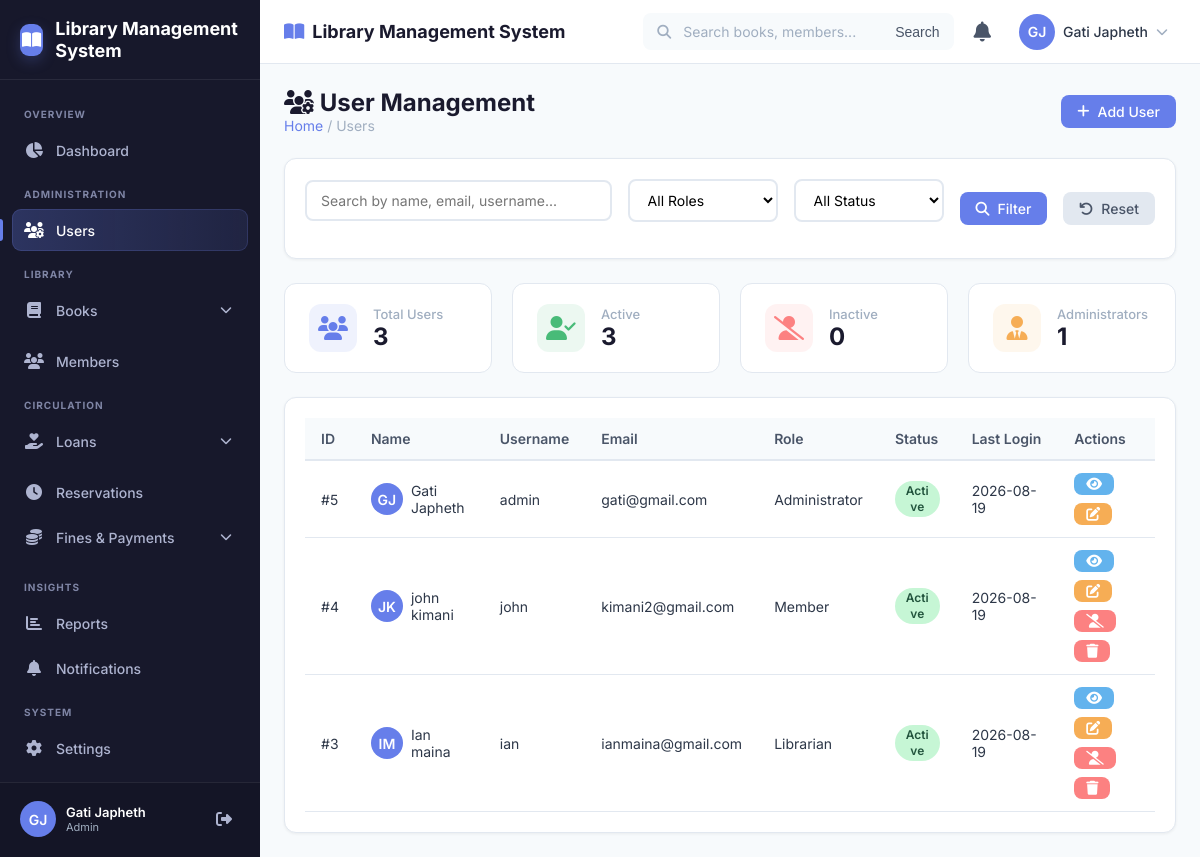
The app's page /admin/users/index.php (signed in) with its own data.
### tables this page shows
CREATE TABLE `users` (
  `id` int(11) NOT NULL,
  `name` varchar(100) NOT NULL,
  `email` varchar(100) NOT NULL,
  `phone` varchar(20) DEFAULT NULL,
  `username` varchar(50) NOT NULL,
  `password` varchar(255) NOT NULL,
  `role` enum('admin','librarian','member') NOT NULL DEFAULT 'member',
  `status` enum('active','inactive') NOT NULL DEFAULT 'active',
  `profile_image` varchar(255) DEFAULT NULL,
  `last_login` datetime DEFAULT NULL,
  `created_at` timestamp NOT NULL DEFAULT current_timestamp(),
  `updated_at` timestamp NOT NULL DEFAULT current_timestamp() ON UPDATE current_timestamp()
);

### includes/auth.php (called while the page is built, shortened)
<?php
function getCurrentUserId(): ?int {
    return $_SESSION['user_id'] ?? null;
}

### includes/csrf.php (called while the page is built, shortened)
<?php
function generateCsrfToken(): string {
    $token = bin2hex(random_bytes(32));
    return $token;
}

### admin/users/index.php (the view, shortened to what this page needs)
<?php
$pdo = getDBConnection();
$search = isset($_GET['search']) ? sanitizeInput($_GET['search']) : '';
$page = isset($_GET['page']) ? (int) $_GET['page'] : 1;
$limit = ITEMS_PER_PAGE;
$offset = ($page - 1) * $limit;
$where = [];
$params = [];
$whereClause = $where ? "WHERE " . implode(" AND ", $where) : "";
$countSql = "SELECT COUNT(*) as total FROM users u $whereClause";
$stmt = $pdo->prepare($countSql);
$stmt->execute($params);
$totalUsers = $stmt->fetch()['total'];
$sql = "
    SELECT u.*,
           (SELECT COUNT(*) FROM members WHERE user_id = u.id) as has_member_record
    FROM users u
    $whereClause
    ORDER BY u.created_at DESC
    LIMIT ? OFFSET ?
";
$params[] = $limit;
$params[] = $offset;
$stmt = $pdo->prepare($sql);
$stmt->execute($params);
$users = $stmt->fetchAll();
$roleCounts = [];
$stmt = $pdo->query("SELECT role, COUNT(*) as count FROM users GROUP BY role");
while ($row = $stmt->fetch()) {
    $roleCounts[$row['role']] = $row['count'];
}
$statusCounts = [];
$stmt = $pdo->query("SELECT status, COUNT(*) as count FROM users GROUP BY status");
while ($row = $stmt->fetch()) {
    $statusCounts[$row['status']] = $row['count'];
}
include_once '../../includes/header.php';
include_once '../../includes/navbar.php';
include_once '../../includes/sidebar.php';
?>
<main class="page-content">
    <div class="page-header">
        <div>
            <h1><i class="fas fa-users-cog"></i> User Management</h1>
            <div class="breadcrumb">
                <a href="../dashboard.php">Home</a> / Users
            </div>
        </div>
        <div class="page-actions">
            <a href="create.php" class="btn btn-primary">
                <i class="fas fa-plus"></i> Add User
            </a>
        </div>
    </div>
    <div class="card mb-3">
        <div class="card-body">
            <form method="GET" action="index.php" class="d-flex flex-wrap gap-2 align-center">
                <div class="form-group mb-0" style="flex:1; min-width:200px;">
                    <input type="text" name="search" class="form-control" placeholder="Search by name, email, username..." value="<?php echo $search; ?>">
                </div>
                <div class="form-group mb-0" style="min-width:150px;">
                    <select name="role" class="form-control">
                        <option value="">All Roles</option>
                    </select>
                </div>
                <div class="form-group mb-0" style="min-width:150px;">
                    <select name="status" class="form-control">
                        <option value="">All Status</option>
                    </select>
                </div>
                <button type="submit" class="btn btn-primary">
                    <i class="fas fa-search"></i> Filter
                </button>
                <a href="index.php" class="btn btn-secondary">
                    <i class="fas fa-undo"></i> Reset
                </a>
            </form>
        </div>
    </div>
    <div class="row mb-3">
        <div class="col-3">
            <div class="stat-card">
                <div class="stat-icon primary">
                    <i class="fas fa-users"></i>
                </div>
                <div class="stat-info">
                    <div class="stat-label">Total Users</div>
                    <div class="stat-value"><?php echo $totalUsers; ?></div>
                </div>
            </div>
        </div>
        <div class="col-3">
            <div class="stat-card">
                <div class="stat-icon success">
                    <i class="fas fa-user-check"></i>
                </div>
                <div class="stat-info">
                    <div class="stat-label">Active</div>
                    <div class="stat-value"><?php echo $statusCounts['active'] ?? 0; ?></div>
                </div>
            </div>
        </div>
        <div class="col-3">
            <div class="stat-card">
                <div class="stat-icon danger">
                    <i class="fas fa-user-slash"></i>
                </div>
                <div class="stat-info">
                    <div class="stat-label">Inactive</div>
                    <div class="stat-value"><?php echo $statusCounts['inactive'] ?? 0; ?></div>
                </div>
            </div>
        </div>
        <div class="col-3">
            <div class="stat-card">
                <div class="stat-icon warning">
                    <i class="fas fa-user-tie"></i>
                </div>
                <div class="stat-info">
                    <div class="stat-label">Administrators</div>
                    <div class="stat-value"><?php echo $roleCounts['admin'] ?? 0; ?></div>
                </div>
            </div>
        </div>
    </div>
    <div class="card">
        <div class="card-body">
            <div class="table-responsive">
                <table class="table">
                    <thead>
                        <tr>
                            <th>ID</th>
                            <th>Name</th>
                            <th>Username</th>
                            <th>Email</th>
                            <th>Role</th>
                            <th>Status</th>
                            <th>Last Login</th>
                            <th>Actions</th>
                        </tr>
                    </thead>
                    <tbody>
                        <?php if (empty($users)): ?>
                            <tr>
                                <td colspan="8" class="text-center text-muted">No users found</td>
                            </tr>
                        <?php else: ?>
                            <?php foreach ($users as $user): ?>
                                <tr>
                                    <td>#<?php echo $user['id']; ?></td>
                                    <td>
                                        <div class="d-flex align-center gap-1">
                                            <?php if ($user['profile_image']): ?>
                                                <img src="<?php echo APP_URL; ?>/uploads/members/<?php echo $user['profile_image']; ?>" alt="<?php echo $user['name']; ?>" style="width:32px;height:32px;border-radius:50%;object-fit:cover;">
                                            <?php else: ?>
                                                <div class="user-avatar-sm" style="width:32px;height:32px;background:var(--primary);">
                                                    <span class="avatar-initials"><?php echo getInitials($user['name']); ?></span>
                                                </div>
                                            <?php endif; ?>
                                            <?php echo $user['name']; ?>
                                        </div>
                                    </td>
                                    <td><?php echo $user['username']; ?></td>
                                    <td><?php echo $user['email']; ?></td>
                                    <td><?php echo getRoleDisplayName($user['role']); ?></td>
                                    <td><?php echo getStatusBadge($user['status']); ?></td>
                                    <td><?php echo $user['last_login'] ? formatDate($user['last_login']) : 'Never'; ?></td>
                                    <td>
                                        <div class="d-flex gap-1 flex-wrap">
                                            <a href="view.php?id=<?php echo $user['id']; ?>" class="btn btn-sm btn-info" title="View">
                                                <i class="fas fa-eye"></i>
                                            </a>
                                            <a href="edit.php?id=<?php echo $user['id']; ?>" class="btn btn-sm btn-warning" title="Edit">
                                                <i class="fas fa-edit"></i>
                                            </a>
                                            <?php if ($user['id'] != getCurrentUserId()): ?>
                                                <a href="index.php?toggle_status=<?php echo $user['id']; ?>&csrf_token=<?php echo generateCsrfToken(); ?>"
                                                   class="btn btn-sm <?php echo $user['status'] === 'active' ? 'btn-danger' : 'btn-success'; ?>"
                                                   title="<?php echo $user['status'] === 'active' ? 'Deactivate' : 'Activate'; ?>"
                                                   data-confirm="Are you sure you want to <?php echo $user['status'] === 'active' ? 'deactivate' : 'activate'; ?> this user?">
                                                    <i class="fas <?php echo $user['status'] === 'active' ? 'fa-user-slash' : 'fa-user-check'; ?>"></i>
                                                </a>
                                                <a href="index.php?delete=<?php echo $user['id']; ?>&csrf_token=<?php echo generateCsrfToken(); ?>"
                                                   class="btn btn-sm btn-danger"
                                                   title="Delete"
                                                   data-confirm="Are you sure you want to delete this user? This action cannot be undone.">
                                                    <i class="fas fa-trash"></i>
                                                </a>
                                            <?php endif; ?>
                                        </div>
                                    </td>
                                </tr>
                            <?php endforeach; ?>
                        <?php endif; ?>
                    </tbody>
                </table>
            </div>
        </div>
    </div>
</main>
<?php include_once '../../includes/footer.php'; ?>

### includes/functions.php (shortened to what this page needs)
<?php
function formatDate(string $date, string $format = 'Y-m-d'): string {
    $dt = new DateTime($date);
    return $dt->format($format);
}
function getRoleDisplayName(string $role): string {
    $roles = [
        'admin' => 'Administrator',
        'librarian' => 'Librarian',
        'member' => 'Member'
    ];
    return $roles[$role] ?? $role;
}
function getStatusDisplayName(string $status, string $type = 'user'): string {
    $statuses = [
        'user' => [
            'active' => 'Active',
            'inactive' => 'Inactive'
        ],
        'member' => [
            'active' => 'Active',
            'inactive' => 'Inactive',
            'suspended' => 'Suspended'
        ],
        'copy' => [
            'Available' => 'Available',
            'Borrowed' => 'Borrowed',
            'Reserved' => 'Reserved',
            'Lost' => 'Lost',
            'Damaged' => 'Damaged',
            'Maintenance' => 'Maintenance'
        ],
        'loan' => [
            'Borrowed' => 'Borrowed',
            'Returned' => 'Returned',
            'Overdue' => 'Overdue',
            'Lost' => 'Lost'
        ],
        'fine' => [
            'Unpaid' => 'Unpaid',
            'Paid' => 'Paid',
            'Waived' => 'Waived'
        ]
    ];
    return $statuses[$type][$status] ?? $status;
}
function getStatusBadge(string $status, string $type = 'user'): string {
    $classes = [
        'active' => 'badge-success',
        'inactive' => 'badge-danger',
        'suspended' => 'badge-warning',
        'Available' => 'badge-success',
        'Borrowed' => 'badge-warning',
        'Reserved' => 'badge-info',
        'Lost' => 'badge-danger',
        'Damaged' => 'badge-danger',
        'Maintenance' => 'badge-secondary',
        'Returned' => 'badge-success',
        'Overdue' => 'badge-danger',
        'Unpaid' => 'badge-danger',
        'Paid' => 'badge-success',
        'Waived' => 'badge-secondary'
    ];
    $display = getStatusDisplayName($status, $type);
    $class = $classes[$status] ?? 'badge-secondary';
    return '<span class="badge ' . $class . '">' . $display . '</span>';
}

### records on screen
users: id "5", name "GJ", name "Gati Japheth", username "admin", email "gati@gmail.com", role "Administrator", status "Active", last_login "2026-08-19"
users: id "4", name "JK", name "john kimani", username "john", email "kimani2@gmail.com", role "Member", status "Active", last_login "2026-08-19"
users: id "3", name "IM", name "Ian maina", username "ian", email "ianmaina@gmail.com", role "Librarian", status "Active", last_login "2026-08-19"

### other values on screen
getSetting($pdo ?? null, 'library_name', APP_NAME) "Library Management System"
getInitials($userName) "GJ"
$userName "Gati Japheth"
$userRole "Admin"
$totalUsers "3"
$statusCounts['active'] "3"
$statusCounts['inactive'] "0"
$roleCounts['admin'] "1"
